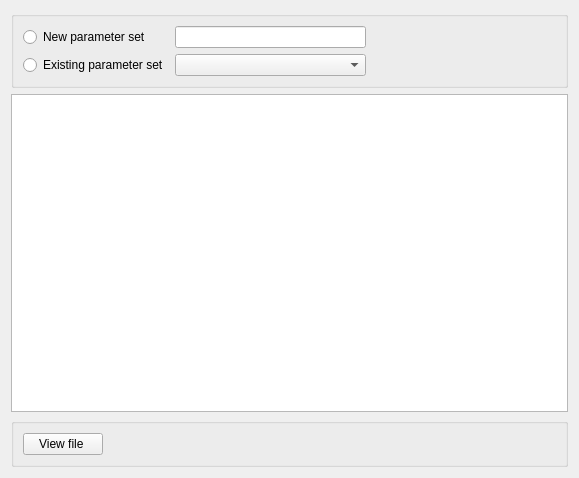
<?xml version="1.0" encoding="UTF-8"?>
<ui version="4.0">
 <class>ParameterLasWizardPage</class>
 <widget class="QWizardPage" name="ParameterLasWizardPage">
  <property name="geometry">
   <rect>
    <x>0</x>
    <y>0</y>
    <width>579</width>
    <height>478</height>
   </rect>
  </property>
  <property name="windowTitle">
   <string>Parameter details</string>
  </property>
  <layout class="QVBoxLayout" name="verticalLayout">
   <item>
    <widget class="QGroupBox" name="upperGroupBox">
     <property name="title">
      <string/>
     </property>
     <layout class="QGridLayout" name="gridLayout">
      <item row="3" column="1">
       <widget class="QLineEdit" name="newParameterSetLineEdit"/>
      </item>
      <item row="4" column="0">
       <widget class="QRadioButton" name="existingParameterSetRadioButton">
        <property name="text">
         <string>Existing parameter set</string>
        </property>
       </widget>
      </item>
      <item row="4" column="1">
       <widget class="QComboBox" name="existingParameterSetComboBox"/>
      </item>
      <item row="3" column="0">
       <widget class="QRadioButton" name="newParameterSetRadioButton">
        <property name="text">
         <string>New parameter set</string>
        </property>
       </widget>
      </item>
      <item row="3" column="2">
       <spacer name="horizontalSpacer">
        <property name="orientation">
         <enum>Qt::Horizontal</enum>
        </property>
        <property name="sizeHint" stdset="0">
         <size>
          <width>40</width>
          <height>20</height>
         </size>
        </property>
       </spacer>
      </item>
      <item row="4" column="2">
       <spacer name="horizontalSpacer_2">
        <property name="orientation">
         <enum>Qt::Horizontal</enum>
        </property>
        <property name="sizeHint" stdset="0">
         <size>
          <width>40</width>
          <height>20</height>
         </size>
        </property>
       </spacer>
      </item>
     </layout>
    </widget>
   </item>
   <item>
    <widget class="QTableWidget" name="parametersTableWidget"/>
   </item>
   <item>
    <widget class="QGroupBox" name="lowerGroupbox">
     <property name="title">
      <string/>
     </property>
     <layout class="QHBoxLayout" name="horizontalLayout_2">
      <item>
       <widget class="QPushButton" name="viewfilePushButton">
        <property name="text">
         <string>View file </string>
        </property>
       </widget>
      </item>
      <item>
       <spacer name="lowerHorizontalSpacer">
        <property name="orientation">
         <enum>Qt::Horizontal</enum>
        </property>
        <property name="sizeHint" stdset="0">
         <size>
          <width>40</width>
          <height>20</height>
         </size>
        </property>
       </spacer>
      </item>
     </layout>
    </widget>
   </item>
  </layout>
 </widget>
 <resources/>
 <connections/>
</ui>
